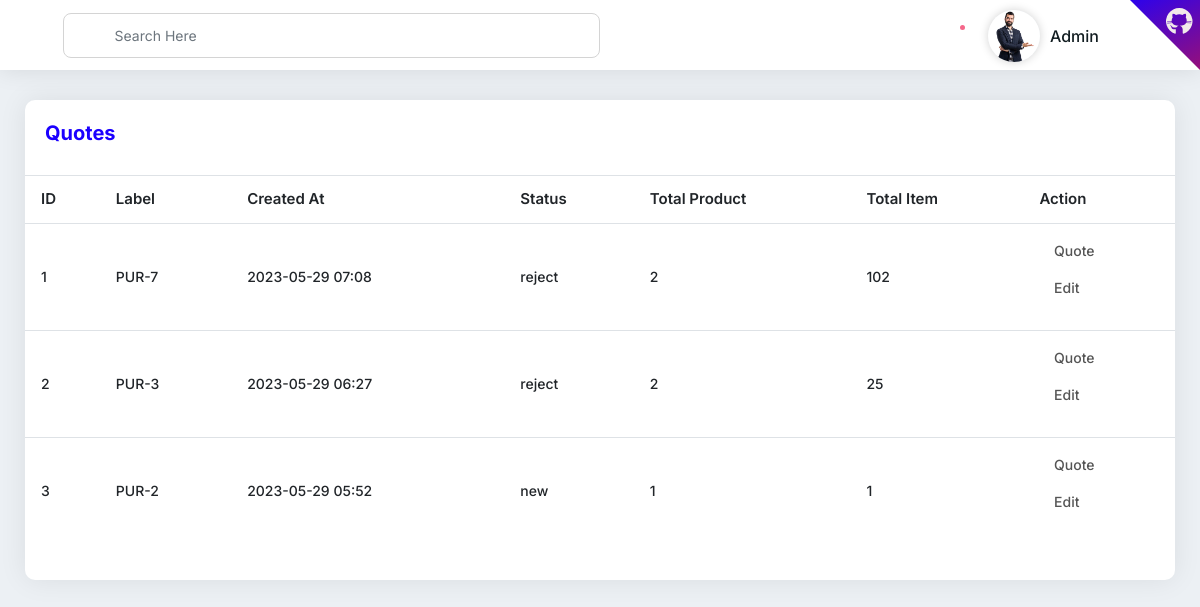
Page /en/quote/s/list (signed in) on the earlier database version.
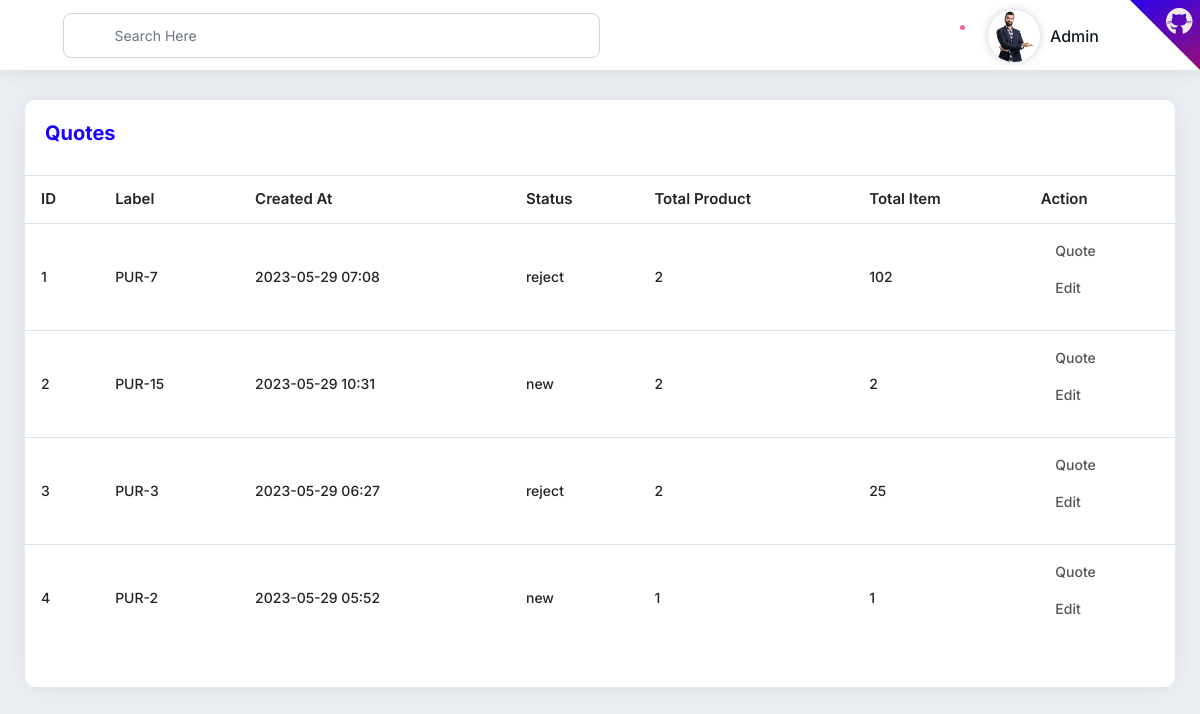
Same page on the later database version.
### core/models.py (models this page shows, shortened)
class POrder(models.Model):
    label = models.CharField(_("label"), max_length=255, null=True, blank=True)
    supplier = models.ForeignKey(Supplier, verbose_name=_("supplier"), on_delete=models.CASCADE)
    order_date = models.DateField(_("order date"), null=True, blank=True)
    status = models.CharField(_("status"), max_length=255, null=True, blank=True, default="draft")
    created_at = models.DateTimeField(auto_now=True, editable=False)
    total = models.IntegerField(_("total"), null=True, blank=True)
    note = models.TextField(_("note"), null=True, blank=True)
    def total_product(self):
        return self.porderdetail_set.all().count()
    def total_item(self):
        return sum([x.quantity for x in self.porderdetail_set.all()])

class POrderDetail(models.Model):
    porder = models.ForeignKey(POrder, verbose_name=_("purchare order"), on_delete=models.CASCADE, null=True, blank=True)
    product = models.ForeignKey(Product, verbose_name=_("product"), on_delete=models.CASCADE, null=True, blank=True)
    quantity = models.IntegerField(_("quantity"), default=1, null=True, blank=True)
    price = models.IntegerField(_("price"), null=True, blank=True)
    status = models.CharField(_("status"), max_length=255, null=True, blank=True)

### core/views.py (the view)
# urls.py: path('quote/s/list', quote_s_list, name='quote_s_list'),
def quote_s_list(request):
    supplier = Supplier.objects.get(account = request.user)
    return render(request, 'quote/s_list.html', {
        'quotes': POrder.objects.filter(~Q(status='draft'), supplier=supplier).order_by('-id'),
    })

### core/templates/quote/s_list.html (shortened to what this page needs)
{% extends 'base.html' %}
{% load i18n %}
{% load static %}
{% block css %}
	<link rel="stylesheet" type="text/css" href="{% static 'plugins/sweetalert2/sweetalert2.css' %}" />
{% endblock css %}
{% block content %}
<div class="card-box mb-30">
	<div class="pd-20 d-flex justify-content-between">
		<h4 class="text-blue h4"> {% trans "Quotes" %} </h4>
	</div>
	<div class="pb-20">
		<table class="data-table table hover nowrap">
			<thead>
				<tr>
					<th class="table-plus datatable-nosort"> {% trans "ID" %} </th>
					<th> {% trans "Label" %} </th>
					<th> {% trans "Created At" %} </th>
					<th> {% trans "Status" %} </th>
					<th> {% trans "Total Product" %} </th>
					<th> {% trans "Total Item" %} </th>
					<th class="datatable-nosort">Action</th>
				</tr>
			</thead>
			<tbody>
				{% for quote in quotes %}
				<tr>
					<td class="table-plus"> {{ forloop.counter }} </td>
					<td> {{ quote.label }} </td>
					<td> {{ quote.created_at|date:'Y-m-d H:i' }} </td>
					<td> {{ quote.status }} </td>
					<td> {{ quote.total_product }} </td>
					<td> {{ quote.total_item }} </td>
					<td>
						<div class="d-flex flex-column">
							<a href="{% url 'quote_s_quote' quote.id %}" class="mb-3"><i class="dw dw-edit2"></i> {% trans "Quote" %}</a>
							<a href="{% url 'quote_edit' quote.id %}" class="mb-3"><i class="dw dw-edit2"></i> {% trans "Edit" %}</a>
						</div>
					</td>
				</tr>
				{% endfor %}
			</tbody>
		</table>
	</div>
</div>
{% endblock content %}

Differences in the rows shown:
now on this page (row edited): POrder: label "PUR-15", created_at "2023-05-29 10:31", status "new", total_product "2", total_item "2"
